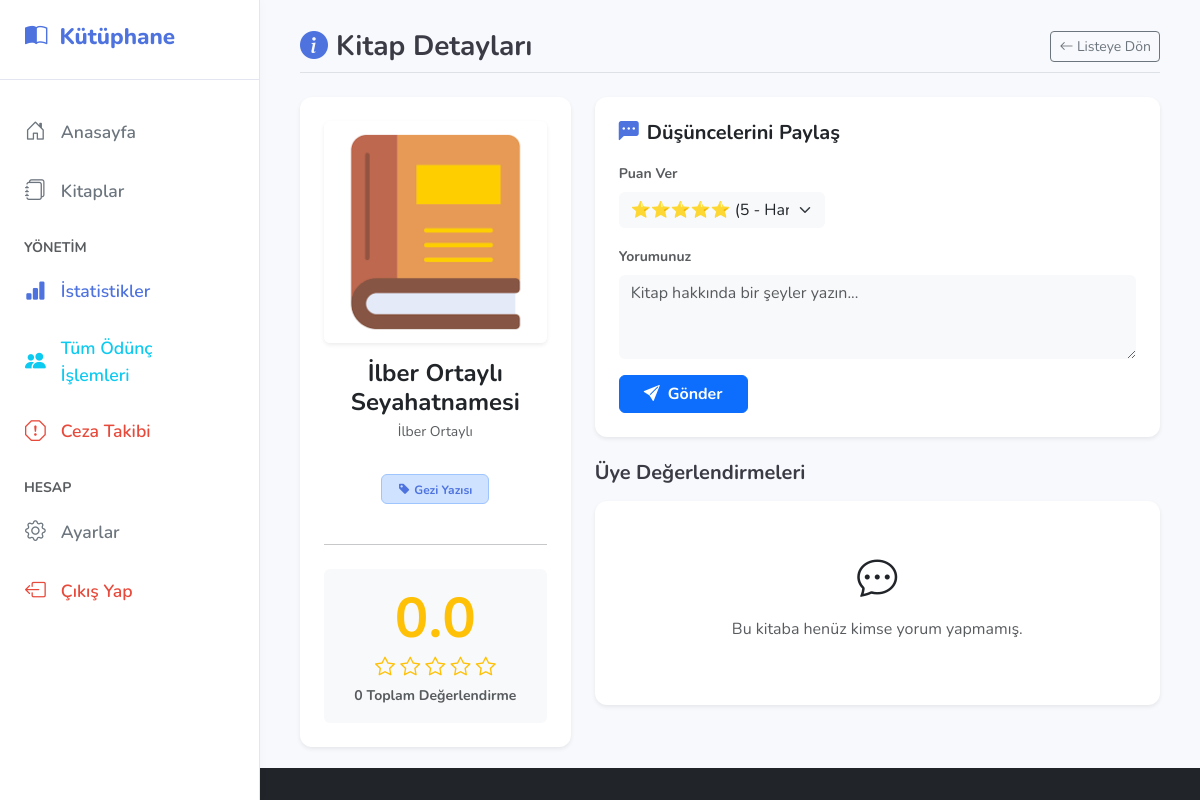
Page /src/ui/book_details.php?id=6 (signed in) on the committed database.
### tables this page shows
CREATE TABLE `books` (
  `id` int(11) NOT NULL,
  `title` varchar(255) NOT NULL,
  `author` varchar(255) NOT NULL,
  `isbn` varchar(20) DEFAULT NULL,
  `publish_year` int(4) DEFAULT NULL,
  `genre` varchar(100) DEFAULT NULL,
  `shelf_location` varchar(50) DEFAULT NULL,
  `stock` int(11) DEFAULT 0,
  `cover_image` varchar(255) DEFAULT NULL,
  `category` varchar(50) DEFAULT 'Genel'
);

### src/services/BookService.php (called while the page is built, shortened)
<?php
require_once __DIR__ . '/../core/Database.php';
class BookService {
    private $db;
    public function __construct() {
        $database = new Database();
        $this->db = $database->getConnection();
    }
    public function getBookById($id) {
        try {
            $stmt = $this->db->prepare("SELECT * FROM books WHERE id = :id");
            $stmt->execute([':id' => $id]);
            return $stmt->fetch(PDO::FETCH_ASSOC);
        } catch (PDOException $e) {
            throw new Exception("Kitap bilgisi alınamadı: " . $e->getMessage());
        }
    }
}
?>

### src/core/Database.php (called while the page is built, shortened)
<?php
class Database {
    private $host = "localhost";
    private $db_name = "kutuphane_sistemi";
    private $username = "root";
    private $password = "";
    public function getConnection() {
        $this->conn = null;
        try {
        $this->conn = new PDO("mysql:host=" . $this->host . ";dbname=" . $this->db_name . ";charset=utf8mb4", $this->username, $this->password);
            $this->conn->exec("set names utf8");
            $this->conn->setAttribute(PDO::ATTR_ERRMODE,
             PDO::ERRMODE_EXCEPTION);
        } catch(PDOException $exception) {
            echo "Bağlantı hatası: " . $exception->getMessage();
        }
        return $this->conn;
    }
}
?>

### src/services/ReviewService.php (called while the page is built, shortened)
<?php
require_once __DIR__ . '/../core/Database.php';
class ReviewService {
    private $db;
    public function __construct() {
        $database = new Database();
        $this->db = $database->getConnection();
    }
    public function getBookAverageRating($bookId) {
        try {
            $query = "SELECT AVG(rating) as avg_rating, COUNT(*) as total_reviews FROM reviews WHERE book_id = :bid";
            $stmt = $this->db->prepare($query);
            $stmt->execute([':bid' => $bookId]);
            $result = $stmt->fetch(PDO::FETCH_ASSOC);
            return [
                'average' => $result['avg_rating'] ? number_format($result['avg_rating'], 1) : "0.0",
                'total' => $result['total_reviews']
            ];
        } catch (PDOException $e) {
            return ['average' => "0.0", 'total' => 0];
        }
    }
}
?>

### src/ui/book_details.php (the view, shortened to what this page needs)
<?php
require_once 'header.php';
require_once '../services/BookService.php';
require_once '../services/ReviewService.php';
$bookId = $_GET['id'];
$bookService = new BookService();
$reviewService = new ReviewService();
$book = $bookService->getBookById($bookId);
$reviews = $reviewService->getBookReviews($bookId);
$ratingStats = $reviewService->getBookAverageRating($bookId);
?>
<div class="d-flex justify-content-between align-items-center mb-4 pb-2 border-bottom">
    <h3 class="mb-0 text-gray-800"><i class="bi bi-info-circle-fill text-primary me-2"></i>Kitap Detayları</h3>
    <a href="list_books.php" class="btn btn-sm btn-outline-secondary"><i class="bi bi-arrow-left"></i> Listeye Dön</a>
</div>
<div class="row g-4">
    <div class="col-md-4">
        <div class="card border-0 shadow-sm text-center p-4 h-100">
            <?php $imagePath = !empty($book['cover_image']) ? $book['cover_image'] : 'default.png'; ?>
            <img src="../../assets/images/<?php echo $imagePath; ?>" alt="Kapak" class="img-fluid rounded mb-3 shadow-sm mx-auto" style="max-height: 320px; object-fit: contain;">
            <h4 class="fw-bold text-dark mb-1"><?php echo htmlspecialchars($book['title']); ?></h4>
            <p class="text-muted small"><?php echo htmlspecialchars($book['author']); ?></p>
            <div class="my-3">
                <span class="badge bg-primary-subtle text-primary border border-primary-subtle px-3 py-2">
                    <i class="bi bi-tag-fill me-1"></i><?php echo htmlspecialchars($book['genre']); ?>
                </span>
            </div>
            <hr class="my-4">
            <div class="rating-box bg-light p-3 rounded">
                <div class="display-4 fw-bold text-warning mb-0"><?php echo $ratingStats['average']; ?></div>
                <div class="text-warning fs-5">
                    <?php
                    for($i=1; $i<=5; $i++) {
                        echo $i <= round($ratingStats['average']) ? '<i class="bi bi-star-fill"></i> ' : '<i class="bi bi-star"></i> ';
                    }
                    ?>
                </div>
                <small class="text-muted fw-bold"><?php echo $ratingStats['total']; ?> Toplam Değerlendirme</small>
            </div>
        </div>
    </div>
    <div class="col-md-8">
        <div class="card border-0 shadow-sm mb-4">
            <div class="card-body p-4">
                <h5 class="fw-bold mb-3 text-dark"><i class="bi bi-chat-left-dots-fill text-primary me-2"></i>Düşüncelerini Paylaş</h5>
                <form method="POST">
                    <div class="row g-3">
                        <div class="col-md-5">
                            <label class="form-label small fw-bold text-muted">Puan Ver</label>
                            <select name="rating" class="form-select border-0 bg-light" required>
                                <option value="5">⭐⭐⭐⭐⭐ (5 - Harika)</option>
                            </select>
                        </div>
                        <div class="col-12">
                            <label class="form-label small fw-bold text-muted">Yorumunuz</label>
                            <textarea name="comment" class="form-control border-0 bg-light" rows="3" placeholder="Kitap hakkında bir şeyler yazın..." required></textarea>
                        </div>
                    </div>
                    <button type="submit" name="submit_review" class="btn btn-primary px-4 fw-bold mt-3">
                        <i class="bi bi-send-fill me-2"></i>Gönder
                    </button>
                </form>
            </div>
        </div>
        <h5 class="fw-bold mb-3 text-gray-800">Üye Değerlendirmeleri</h5>
        <?php if(empty($reviews)): ?>
            <div class="card border-0 shadow-sm text-center py-5">
                <i class="bi bi-chat-dots fs-1 text-gray-300"></i>
                <p class="text-muted mt-2">Bu kitaba henüz kimse yorum yapmamış.</p>
            </div>
        <?php endif; ?>
    </div>
</div>
<?php require_once 'footer.php'; ?>

### assets/style.css (style rules this page uses)
body { background-color: #f4f7f6; font-family: 'Nunito', sans-serif; color: #4a5568; margin: 0; padding: 0; }
.card { background: #ffffff; border: 1px solid #e3e6f0; border-radius: 12px; box-shadow: 0 4px 10px rgba(0,0,0,0.03); transition: transform 0.2s ease; }
.text-primary { color: #4e73df !important; }
h1, h2, h3, h4, h5, h6 { font-weight: 700; color: #3a3b45; }

### rows in the picture
books: cover_image (placeholder picture), title "İlber Ortaylı Seyahatnamesi", author "İlber Ortaylı", genre "Gezi Yazısı"

### other values in the picture
$ratingStats['average'] "0.0"
$ratingStats['total'] "0"
